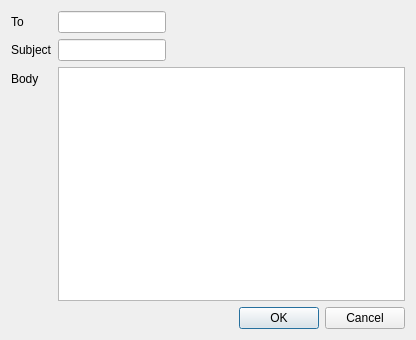
<?xml version="1.0" encoding="UTF-8"?>
<ui version="4.0">
 <class>Form</class>
 <widget class="QWidget" name="Form">
  <property name="geometry">
   <rect>
    <x>0</x>
    <y>0</y>
    <width>416</width>
    <height>340</height>
   </rect>
  </property>
  <property name="windowTitle">
   <string>Form</string>
  </property>
  <layout class="QVBoxLayout" name="verticalLayout">
   <item>
    <layout class="QFormLayout" name="formLayout">
     <property name="fieldGrowthPolicy">
      <enum>QFormLayout::ExpandingFieldsGrow</enum>
     </property>
     <property name="horizontalSpacing">
      <number>-1</number>
     </property>
     <property name="verticalSpacing">
      <number>-1</number>
     </property>
     <item row="0" column="0">
      <widget class="QLabel" name="label">
       <property name="text">
        <string>To</string>
       </property>
      </widget>
     </item>
     <item row="0" column="1">
      <widget class="QLineEdit" name="lineEdit">
       <property name="sizePolicy">
        <sizepolicy hsizetype="Preferred" vsizetype="Fixed">
         <horstretch>1</horstretch>
         <verstretch>0</verstretch>
        </sizepolicy>
       </property>
      </widget>
     </item>
     <item row="1" column="0">
      <widget class="QLabel" name="label_2">
       <property name="text">
        <string>Subject</string>
       </property>
      </widget>
     </item>
     <item row="1" column="1">
      <widget class="QLineEdit" name="lineEdit_2">
       <property name="sizePolicy">
        <sizepolicy hsizetype="Preferred" vsizetype="Fixed">
         <horstretch>1</horstretch>
         <verstretch>0</verstretch>
        </sizepolicy>
       </property>
      </widget>
     </item>
     <item row="2" column="0">
      <widget class="QLabel" name="label_3">
       <property name="text">
        <string>Body</string>
       </property>
      </widget>
     </item>
     <item row="2" column="1">
      <widget class="QTextEdit" name="textEdit">
       <property name="sizePolicy">
        <sizepolicy hsizetype="Expanding" vsizetype="Expanding">
         <horstretch>10</horstretch>
         <verstretch>1</verstretch>
        </sizepolicy>
       </property>
       <property name="verticalScrollBarPolicy">
        <enum>Qt::ScrollBarAsNeeded</enum>
       </property>
      </widget>
     </item>
    </layout>
   </item>
   <item>
    <widget class="QDialogButtonBox" name="buttonBox">
     <property name="layoutDirection">
      <enum>Qt::LeftToRight</enum>
     </property>
     <property name="standardButtons">
      <set>QDialogButtonBox::Cancel|QDialogButtonBox::Ok</set>
     </property>
    </widget>
   </item>
  </layout>
 </widget>
 <resources/>
 <connections/>
</ui>
